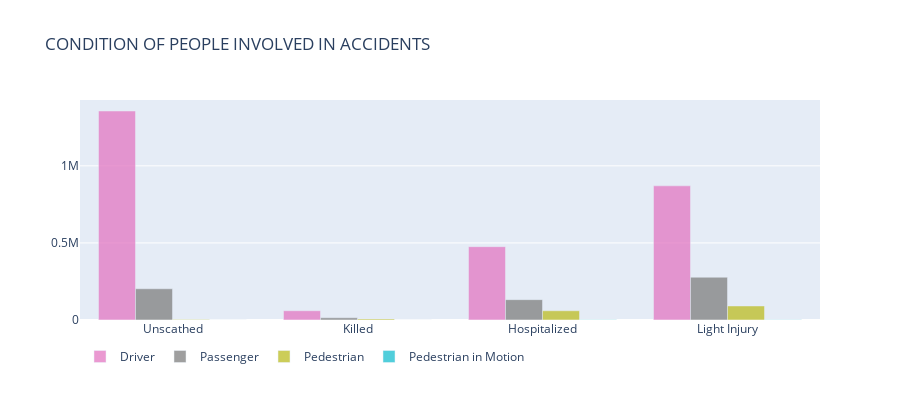

Source (notebook cell):
### Markdown cell above
# Question 3a: What was the condition of people involved in the accidents ?

### Code cell
keydict = {1:'Driver', 2:'Passenger', 3:'Pedestrian', 4:'Pedestrian in Motion'}
people = accident[['User_Cat','Accid_Severity']]
traces = []
for key, grp in people.groupby(people.User_Cat):
    aggregated = grp.Accid_Severity.value_counts().sort_index()
    x_values = aggregated.index.tolist()
    y_values = aggregated.values.tolist()
    x1,y1 = x_values, y_values
    x1 = ['Unscathed','Killed', 'Hospitalized', 'Light Injury']


    

#x1, y1 = create_stack_bar_data('jour', accidents)
    trace1 = go.Bar(x=x1, y=y1, opacity=0.75, name = keydict[key],  
                        marker = dict(color = globalcolors[key-5]))
    layout = dict(height=400, title='CONDITION OF PEOPLE INVOLVED IN ACCIDENTS', legend=dict(orientation="h"));
    traces.append(trace1)
fig = go.Figure(data= traces, layout=layout)
iplot(fig)
plt.savefig("accident_victims_condition.png", dpi=100)

### Figure 1 — Plotly figure (JSON) as saved in the notebook; plotly's stock layout.template omitted (floating-point values rounded to 4 significant figures)
{"data": [{"marker": {"color": "#e377c2"}, "name": "Driver", "opacity": 0.75, "type": "bar", "x": ["Unscathed", "Killed", "Hospitalized", "Light Injury"], "y": [1355771, 60206, 475700, 870260]}, {"marker": {"color": "#7f7f7f"}, "name": "Passenger", "opacity": 0.75, "type": "bar", "x": ["Unscathed", "Killed", "Hospitalized", "Light Injury"], "y": [202735, 14606, 131977, 277475]}, {"marker": {"color": "#bcbd22"}, "name": "Pedestrian", "opacity": 0.75, "type": "bar", "x": ["Unscathed", "Killed", "Hospitalized", "Light Injury"], "y": [3558, 7277, 59933, 91072]}, {"marker": {"color": "#17becf"}, "name": "Pedestrian in Motion", "opacity": 0.75, "type": "bar", "x": ["Unscathed", "Killed", "Hospitalized", "Light Injury"], "y": [107, 62, 1146, 2091]}], "layout": {"height": 400, "legend": {"orientation": "h"}, "title": {"text": "CONDITION OF PEOPLE INVOLVED IN ACCIDENTS"}}}
